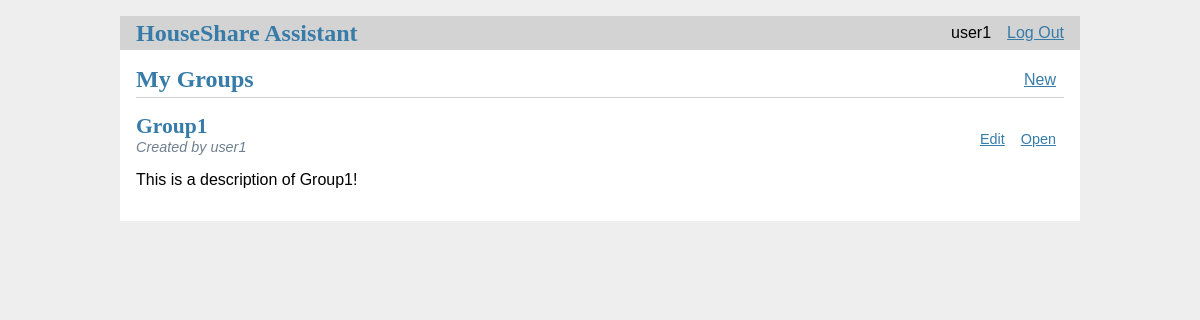
The page / (signed in) on the database its author committed.
### tables this page shows
CREATE TABLE users (
    user_id INTEGER PRIMARY KEY,
    username TEXT NOT NULL,
    email TEXT NOT NULL UNIQUE,
    password TEXT NOT NULL
);

CREATE TABLE users_groups (
    user_id INTEGER NOT NULL,
    group_id INTEGER NOT NULL,
    group_creator TEXT NOT NULL,
    CHECK (group_creator IN ('Y', 'N')),
    FOREIGN KEY (user_id) REFERENCES users (user_id) ON DELETE CASCADE,
    FOREIGN KEY (group_id) REFERENCES groups (group_id) ON DELETE CASCADE
);

CREATE TABLE groups (
    group_id INTEGER PRIMARY KEY,
    group_name TEXT NOT NULL,
    group_description TEXT
);

### hsa/groups.py (the view)
@bp.route("/")
@login_required
def index():
    db = get_db()
    groups = db.execute(
        "SELECT g.group_id, g.group_name, g.group_description, g.group_id, ug.user_id, ug.group_creator, u.username"
        " FROM groups g JOIN users_groups ug ON g.group_id = ug.group_id"
        " JOIN users u ON u.user_id = ug.user_id"
    ).fetchall()
    return render_template("groups/index.html", groups=groups)

### hsa/auth.py (called while the page is built)
def login_required(view):
    @functools.wraps(view)
    def wrapped_view(**kwargs):
        if g.user is None:
            return redirect(url_for("auth.login"))
        return view(**kwargs)
    return wrapped_view

@bp.before_app_request
def load_logged_in_user():
    user_id = session.get("user_id")
    if user_id is None:
        g.user = None
    else:
        g.user = (
            get_db().execute("SELECT * FROM users WHERE user_id = ?", (user_id,)).fetchone()
        )

### hsa/db.py (called while the page is built)
def get_db():
    if 'db' not in g:
        g.db = sqlite3.connect(
            current_app.config['DATABASE'],
            detect_types = sqlite3.PARSE_DECLTYPES
        )
        g.db.row_factory = sqlite3.Row
    return g.db

### hsa/templates/groups/index.html (shortened to what this page needs)
{% extends 'base.html' %}
{% block header %}
  <h1>{% block title %}My Groups{% endblock %}</h1>
  {% if g.user %}
    <a class="action" href="{{ url_for('groups.create') }}">New</a>
  {% endif %}
{% endblock %}
{% block content %}
  {% for group in groups %}
    {% if g.user['user_id'] == group['user_id'] %}
      <article class="group">
        <header>
          <div>
            <h1>{{ group['group_name'] }}</h1>
            <div class="about">Created by {{ group['username'] }}</div>
          </div>
          {% if group['group_creator'] == 'Y' and g.user['user_id'] == group['user_id'] %}
            <a class="action" href="{{ url_for('groups.update', group_id=group['group_id']) }}">Edit</a>
          {% endif %}
          <a class="action" href="{{ url_for('tasks.index', group_id=group['group_id']) }}">Open</a>
        </header>
        <p class="body">{{ group['group_description'] }}</p>
      </article>
    {% endif %}
  {% endfor %}
{% endblock %}

### hsa/templates/base.html (shortened to what this page needs)
<!doctype html>
<link rel="stylesheet" href="{{ url_for('static', filename='style.css') }}">
<nav>
  <h1><a href="{{ url_for('index') }}">HouseShare Assistant</a></h1>
  <ul>
    {% if g.user %}
      <li><span>{{ g.user['username'] }}</span>
      <li><a href="{{ url_for('auth.logout') }}">Log Out</a>
    {% else %}
      <li><a href="{{ url_for('auth.register') }}">Register</a>
      <li><a href="{{ url_for('auth.login') }}">Log In</a>
    {% endif %}
  </ul>
</nav>
<section class="content">
  <header>
    {% block header %}{% endblock %}
  </header>
  {% block content %}{% endblock %}
</section>

### hsa/static/style.css (style rules this page uses)
h1, h2, h3, h4, h5, h6 { font-family: serif; color: #377ba8; margin: 1rem 0; }
a { color: #377ba8; }
nav { background: lightgray; display: flex; align-items: center; padding: 0 0.5rem; }
nav h1 { flex: auto; margin: 0; }
nav h1 a { text-decoration: none; padding: 0.25rem 0.5rem; }
nav ul { display: flex; list-style: none; margin: 0; padding: 0; }
nav ul li a, nav ul li span, header .action { display: block; padding: 0.5rem; }
.content { padding: 0 1rem 1rem; }
.content > header { border-bottom: 1px solid lightgray; display: flex; align-items: flex-end; }
.content > header h1 { flex: auto; margin: 1rem 0 0.25rem 0; }
.group > header { display: flex; align-items: flex-end; font-size: 0.9em; }
.group > header > div:first-of-type { flex: auto; }
.group > header h1 { font-size: 1.5em; margin-bottom: 0; }
.group .about { color: slategray; font-style: italic; }
.group .body { white-space: pre-line; }
.content:last-child { margin-bottom: 0; }

### rows shown on the page
users: user.username "user1"
users_groups: group_name "Group1", username "user1", group_description "This is a description of Group1!"
